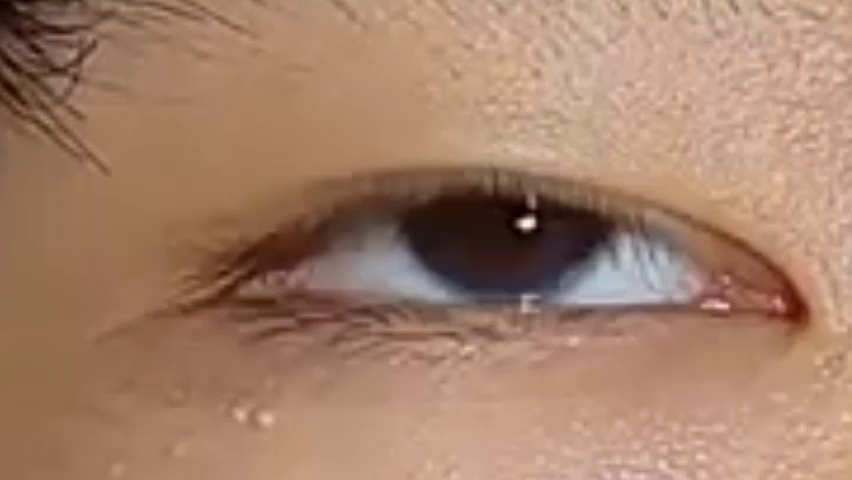
#> input picture frame 18 of eye.mp4, 852 x 480 px
$ python 'import cv2.py'
#> lines starting #> are read from the running program, lines starting #| are printed output that depends on the picture; after the words box and inside, x2 and y2 are one past the last pixel; in counts of white or black regions, pixels touching at a corner belong together
import cv2
import numpy as np

cap = cv2.VideoCapture("eye.mp4")

while True:
    ret, roi = cap.read()
#> roi is the input picture: shape (480, 852, 3); mean B, G, R 105.7, 128, 164.4
    if ret is False:
        break

    rows, cols, _ = roi.shape
#> rows = 480; cols = 852
    gray_roi = cv2.cvtColor(roi, cv2.COLOR_BGR2GRAY)
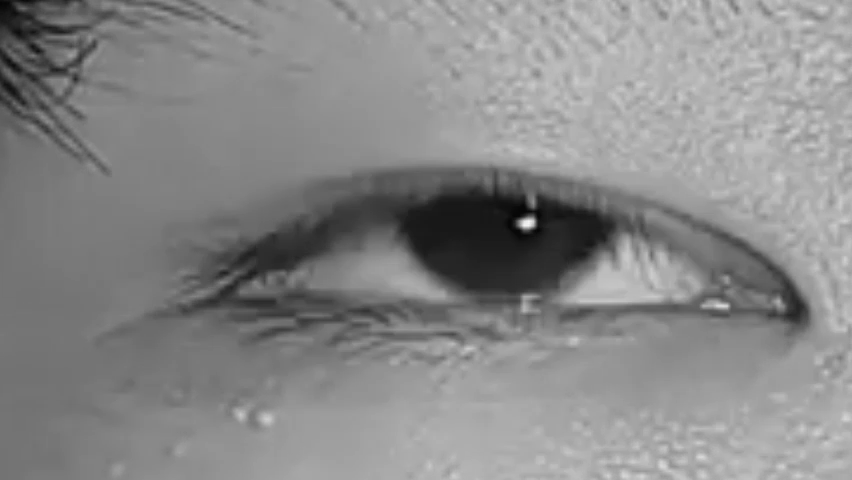
#> gray_roi: shape (480, 852); min 5, max 244, mean 136.3
    gray_roi = cv2.GaussianBlur(gray_roi, (7, 7), 0)
    _, threshold = cv2.threshold(gray_roi, 50, 255, cv2.THRESH_BINARY_INV)
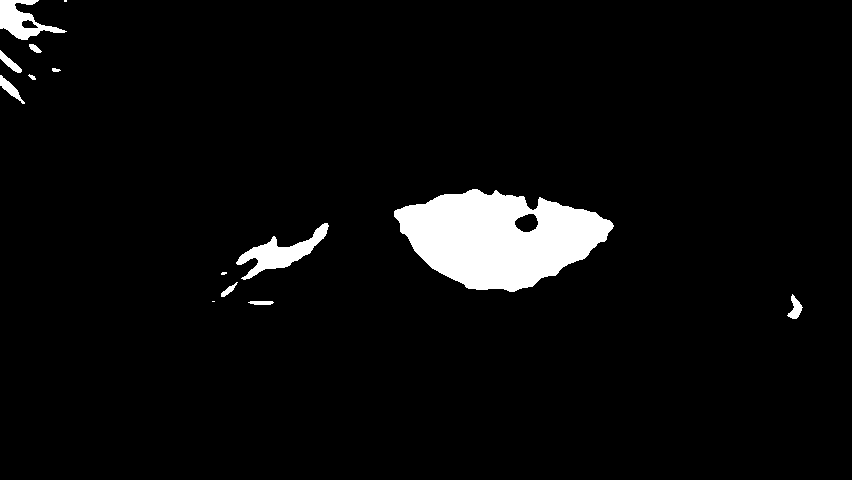
#> threshold: shape (480, 852); 4.5% white; 14 white regions (3 under 20 px)
    contours, _ = cv2.findContours(threshold, cv2.RETR_TREE, cv2.CHAIN_APPROX_SIMPLE)
#> contours = 16 contours, 5 with area under 20; largest, box (x1, y1, x2, y2) and area: (394, 189, 614, 292) 14650, (236, 223, 329, 280) 1566, (0, 0, 67, 40) 1148, (514, 213, 539, 233) 337, (0, 75, 25, 104) 196
    contours = sorted(contours, key=lambda x: cv2.contourArea(x), reverse=True)
    for cnt in contours:
        (x, y, w, h) = cv2.boundingRect(cnt)
        cv2.drawContours(roi, [cnt], -1, (0, 0, 255), 3)
        #cv2.rectangle(roi, (x, y), (x + w, y + h), (255, 0, 0), 2)
        cv2.line(roi, (x + int(w/2), 0), (x + int(w/2), rows), (0, 255, 0), 2)
        cv2.line(roi, (0, y + int(h/2)), (cols, y + int(h/2)), (0, 255, 0), 2)
        break
#> this loop made 1 pass
#> (x, y, w, h) on pass 1: (394, 189, 220, 103)
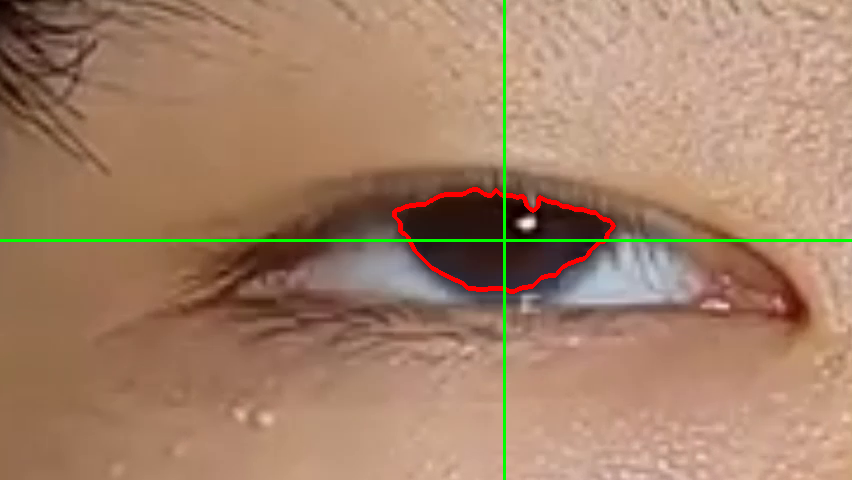
#> roi: shape (480, 852, 3); 1.55% of pixels changed, all inside (x1, y1, x2, y2) = (0, 0, 852, 480)

    cv2.imshow("Threshold", threshold)
    cv2.imshow("gray roi", gray_roi)
    cv2.imshow("Roi", roi)
    key = cv2.waitKey(30)
#> (key Esc is pressed here)
    if key == 27:
        break
cv2.destroyAllWindows()

$ run again, starting later in the video
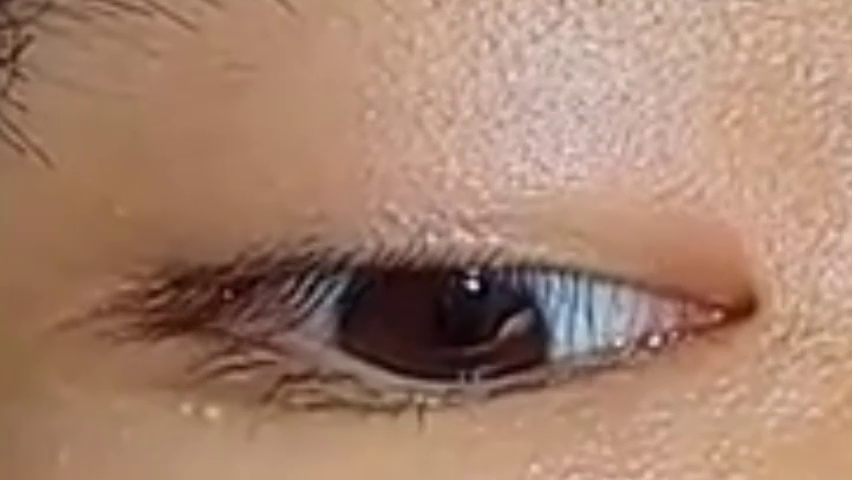
#> input picture frame 83 of eye.mp4, 852 x 480 px
#> roi is the input picture: shape (480, 852, 3); mean B, G, R 109.4, 129.6, 165.4
#> `_, threshold = cv2.threshold(gray_roi, 50, 255, cv2.THRESH_BINARY_INV)`:
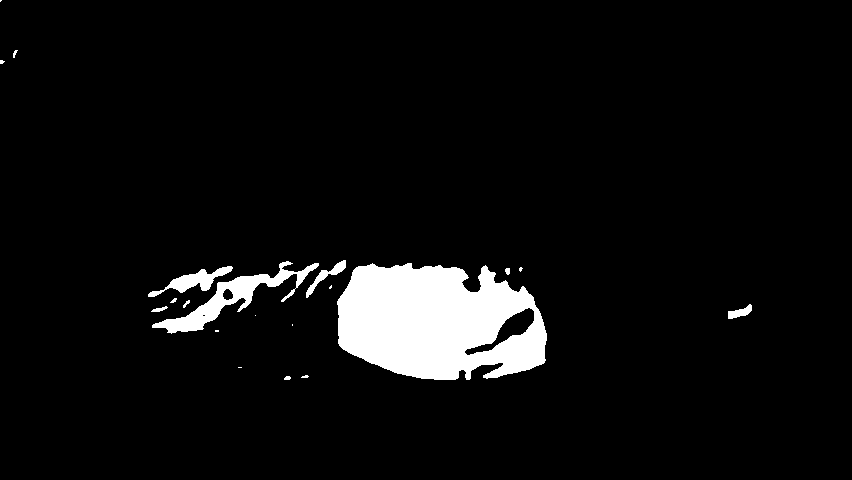
#> threshold: shape (480, 852); 5.6% white; 20 white regions (9 under 20 px)
#> contours = 23 contours, 14 with area under 20; largest, box (x1, y1, x2, y2) and area: (337, 263, 547, 380) 19098, (152, 261, 319, 334) 2458, (464, 307, 535, 356) 955, (148, 266, 233, 297) 736, (306, 260, 346, 298) 278
#> the loop `for cnt in contours:` made 1 pass
#> (x, y, w, h) on pass 1: (337, 263, 210, 117)
#> after the loop `for cnt in contours:`:
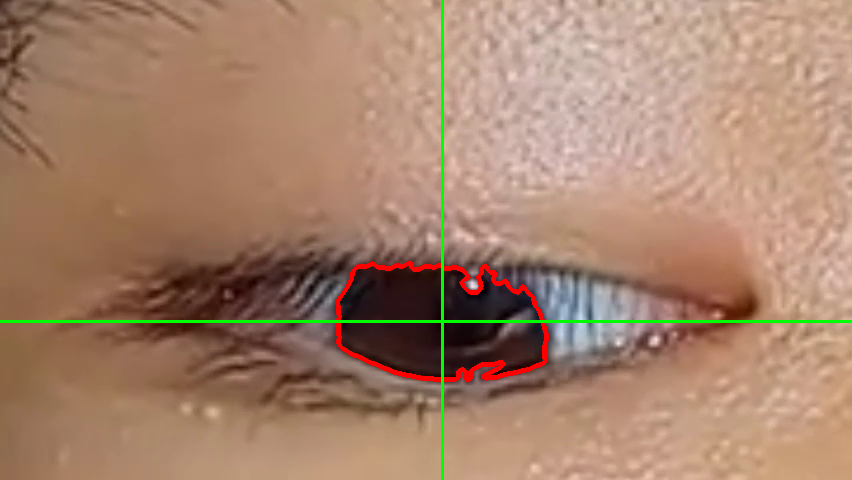
#> roi: shape (480, 852, 3); 1.75% of pixels changed, all inside (x1, y1, x2, y2) = (0, 0, 852, 480)

$ run again, starting later in the video
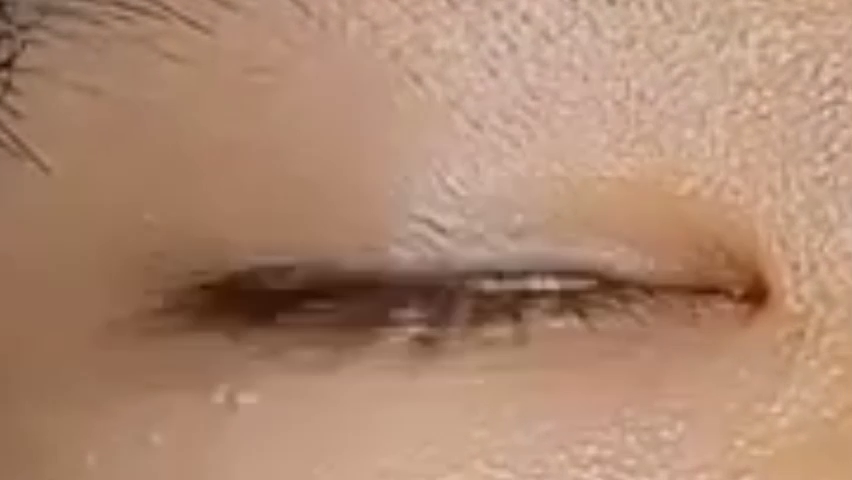
#> input picture frame 148 of eye.mp4, 852 x 480 px
#> roi is the input picture: shape (480, 852, 3); mean B, G, R 112.5, 136, 173.3
#> `_, threshold = cv2.threshold(gray_roi, 50, 255, cv2.THRESH_BINARY_INV)`:
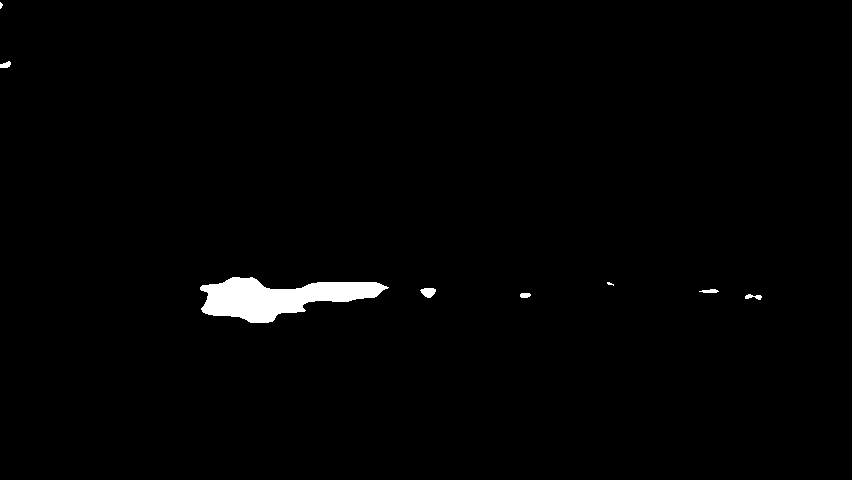
#> threshold: shape (480, 852); 1.2% white; 8 white regions (2 under 20 px)
#> contours = 8 contours, 2 with area under 20; largest, box (x1, y1, x2, y2) and area: (200, 277, 389, 323) 4544, (420, 288, 436, 298) 96, (0, 61, 11, 68) 40, (745, 294, 762, 300) 39, (699, 289, 719, 293) 36, (520, 293, 531, 298) 36
#> the loop `for cnt in contours:` made 1 pass
#> (x, y, w, h) on pass 1: (200, 277, 189, 46)
#> after the loop `for cnt in contours:`:
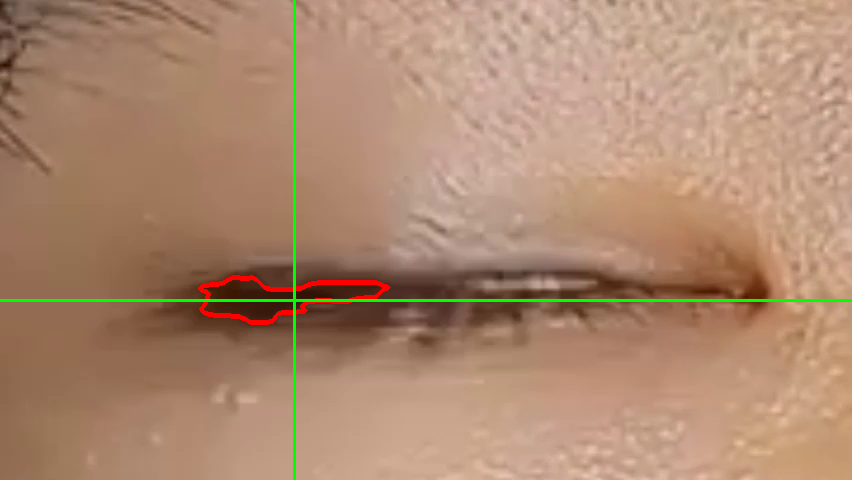
#> roi: shape (480, 852, 3); 1.42% of pixels changed, all inside (x1, y1, x2, y2) = (0, 0, 852, 480)
